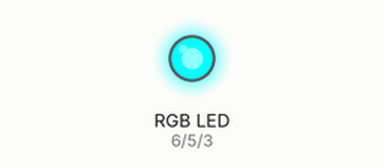
This sketch was run on a simulated Arduino Uno, built with avr-gcc and run on an emulated ATmega328P. Shown: an RGB LED mixed from three pins (HIGH = lit).

Above: at 0.5 s.
At 1.5 s:
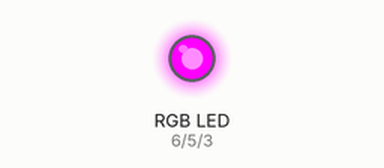
At 5.5 s:
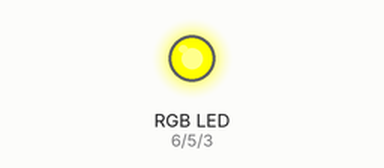
Timing chart, 0 to 6.9 s (numbered marks = the images above):
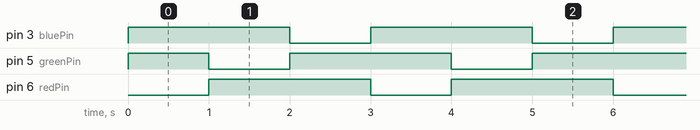

Measured:
- by itself, pin 3 (bluePin), pin 6 (redPin): alternates HIGH for 2.0 s and LOW for 1.0 s
- by itself, pin 5 (greenPin): repeats every 3.0 s: LOW 1.0 s, HIGH 2.0 s
- by itself, everything shown: repeats every 3.0 s, in 3 steps

The sketch:

key_test.ino
```cpp
/*

  Adafruit Arduino - RGB светодиод подробная инструкция на сайте:

  arduino-diy.com

*/

int redPin = 6;

int greenPin = 5;

int bluePin = 3;

//уберите тег комментария со строки ниже, если вы используете светодиод с общим анодом

#define COMMON_ANODE

void setup()

{

  pinMode(redPin, OUTPUT);

  pinMode(greenPin, OUTPUT);

  pinMode(bluePin, OUTPUT);

}

void loop()

{

  setColor(255, 0, 0); // красный

  delay(1000);

  setColor(0, 255, 0); // зеленый

  delay(1000);

  setColor(0, 0, 255); // синий

  delay(1000);


}

void setColor(int red, int green, int blue)

{

#ifdef COMMON_ANODE

  red = 255 - red;

  green = 255 - green;

  blue = 255 - blue;

#endif

  analogWrite(redPin, red);

  analogWrite(greenPin, green);

  analogWrite(bluePin, blue);

}
```
